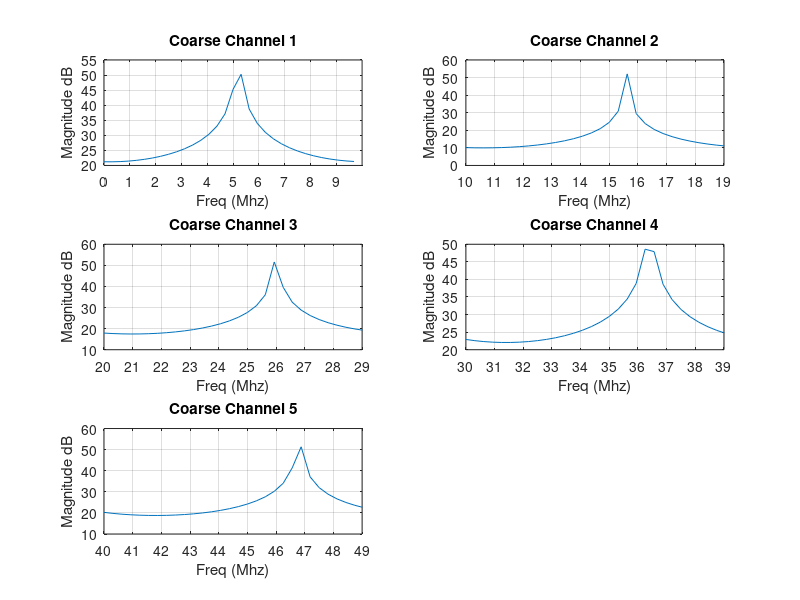

Write MATLAB code to recreate this figure.
close all; clearvars;
% constants
N = 4000;
fs = 250;
totalChannels = 25;
numEl = 64;
subbands = totalChannels*numEl;
nfft = 32;
ntaps = 8;

% load data
loadFromFile = 0;
if loadFromFile
    fname = 'data/tone_15Mhz.dat';
    f = fopen(fname, 'r');
    d = fread(f, 'schar');
    fclose(f);
else
    n = 0:N-1;
    E = zeros(subbands,N) ;
    for l = 0:totalChannels-1
        tmp1 = zeros(numEl*2,N);
        f = 10*l + 5;
        x_re = 127 * (0.1 * cos(2*pi*f*n/fs));
        x_im = 127 * (0.1 * sin(2*pi*f*n/fs));

        x_re = repmat(x_re, [numEl, 1]);
        x_im = repmat(x_im, [numEl, 1]);
        tmp1(1:2:end,:) = x_re;
        tmp1(2:2:end,:) = x_im;
        E(l*(numEl*2)+1:(l+1)*(numEl*2),:) = tmp1; 
    end
    d = reshape(E, [1 numEl*2*totalChannels*N]).';
end

% start
windows = ceil(N - nfft*ntaps)/nfft;
coarseChannels = 5;
fineChannels = nfft*coarseChannels;
subbands = coarseChannels * numEl;

select = 0;
c_min = select*coarseChannels;
c_max = c_min+4;

CHANNELS = zeros(subbands,nfft);

for c = c_min:c_max
    
    totalSpectra = zeros(numEl,nfft);
    
    for e = 1:numEl
        element_re = zeros(1,N);
        element_im = zeros(1,N);
        % Effectively loop on time.
        %   idx needs to becomputed in reference to the entire data set.
        %   This is why totalChannels is also used for the jump factor
        %   because instead of taking the data out just jump over it.
        idx = c*numEl*2 + 2*e - 1;
        element_re(1,:) = d(idx: totalChannels*numEl*2 : end );
        element_im(1,:) = d(idx+1 : totalChannels*numEl*2 : end);
            
        % Have acquired the time series for a single element in one of the
        % coarse channels of interst.

        % perform fine channelization and average over time for spectrometer
        % output to verify results
        spectra = zeros(windows,nfft);
        for n = 1:windows
            S_re = fft(element_re((n-1)*nfft + 1: (nfft*ntaps) + nfft*(n-1)),nfft); % need to add the imag elements
            S_im = fft(element_im((n-1)*nfft + 1: (nfft*ntaps) + nfft*(n-1)),nfft); % need to add the imag elements
            
            spectra(n,:) = fftshift(abs(S_re + j*S_im).^2); % fftshift is important since it is plotting 0 - 2pi not -pi to pi
        end
        %average the spectra
        spectra = mean(spectra,1);
        
        totalSpectra(e,:) = spectra;
    end
    
    %Channels will be a (coarseChannels*numEl)*nfft matrix where each jump
    %of numEl represents a channel.
    c_idx = (c-c_min); % maps the c idx down to place in a matrix.
    CHANNELS(c_idx*numEl + 1: numEl*(c_idx+1), : ) = totalSpectra;
    
    
end
%%

coarseChannelBinWidth = fs/totalChannels;
fineChannelBinWidth = coarseChannelBinWidth/nfft;

ch = 0;
absCh = ch+c_min;
%faxis = linspace(absCh*coarseChannelBinWidth, (absCh+1)*coarseChannelBinWidth,nfft);
faxis = absCh*10:fineChannelBinWidth:(absCh+1)*10-fineChannelBinWidth;
subplot(321);
plot(faxis, 10*log10(CHANNELS(1+numEl*ch,:)+.0001)); grid on;
title('Coarse Channel 1');
xlabel('Freq (Mhz)');
ylabel('Magnitude dB');
set(gca, 'XTick', [0:9])

ch = 1;
absCh = ch+c_min;
%faxis = linspace(absCh*coarseChannelBinWidth, (absCh+1)*coarseChannelBinWidth,nfft);
faxis = absCh*10:fineChannelBinWidth:(absCh+1)*10-fineChannelBinWidth;
subplot(322);
plot(faxis, 10*log10(CHANNELS(1+numEl*ch,:)+.0001)); grid on;
xlim([10 19]);
set(gca, 'XTick', [10:19]);
xlabel('Freq (Mhz)');
ylabel('Magnitude dB');
title('Coarse Channel 2');

ch = 2;
absCh = ch+c_min;
%faxis = linspace(absCh*coarseChannelBinWidth, (absCh+1)*coarseChannelBinWidth,nfft);
faxis = absCh*10:fineChannelBinWidth:(absCh+1)*10-fineChannelBinWidth;
subplot(323);
plot(faxis, 10*log10(CHANNELS(1+numEl*ch,:)+.0001)); grid on;
xlim([20 29])
set(gca, 'XTick', [20:29]);
xlabel('Freq (Mhz)');
ylabel('Magnitude dB');
title('Coarse Channel 3');


ch = 3;
absCh = ch+c_min;
%faxis = linspace(absCh*coarseChannelBinWidth, (absCh+1)*coarseChannelBinWidth,nfft);
faxis = absCh*10:fineChannelBinWidth:(absCh+1)*10-fineChannelBinWidth;
subplot(324);
plot(faxis, 10*log10(CHANNELS(1+numEl*ch,:)+.0001)); grid on;
xlim([30 39])
set(gca, 'XTick', [30:39]);
xlabel('Freq (Mhz)');
ylabel('Magnitude dB');
title('Coarse Channel 4');

ch = 4;
absCh = ch+c_min;
%faxis = linspace(absCh*coarseChannelBinWidth, (absCh+1)*coarseChannelBinWidth,nfft);
faxis = absCh*10:fineChannelBinWidth:(absCh+1)*10-fineChannelBinWidth;
subplot(325);
plot(faxis, 10*log10(CHANNELS(1+numEl*ch,:)+.0001)); grid on;
xlim([40 49])
set(gca, 'XTick', [40:49]);
xlabel('Freq (Mhz)');
ylabel('Magnitude dB');
title('Coarse Channel 5');
